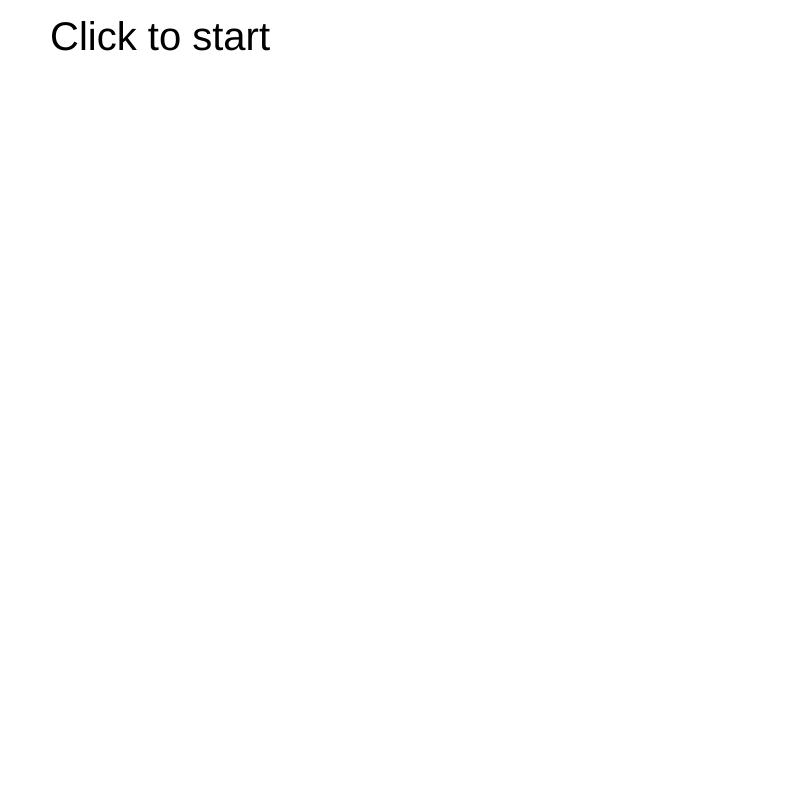
Frame 1 (no input)
Frame 60 (no input): identical to frame 1, image omitted
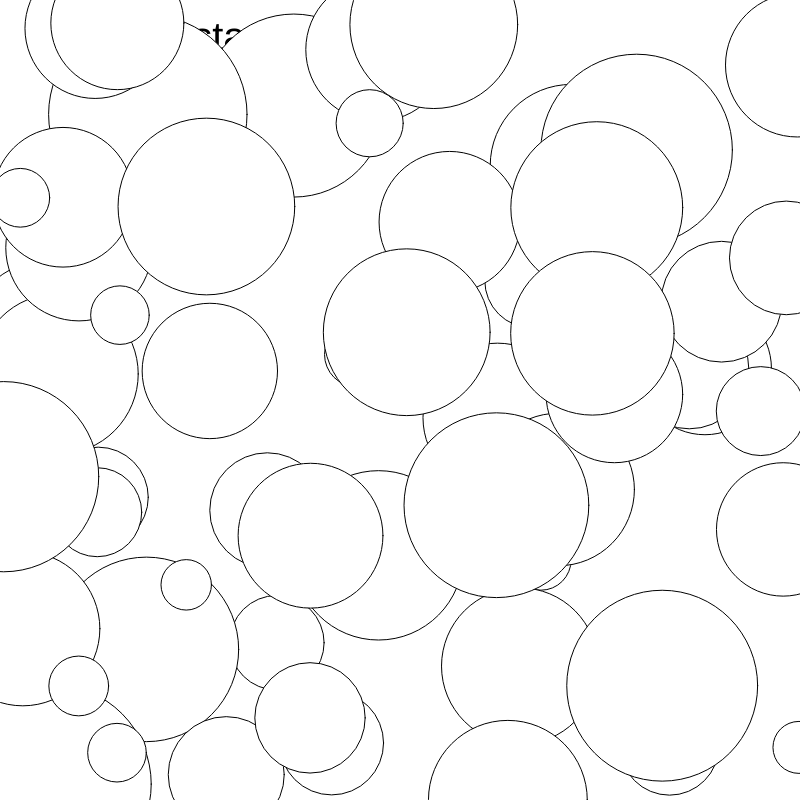
Frame 120 (the mouse pressed at the canvas centre since frame 60)

The p5.js sketch that drew these frames (run headless with seeded random() and noise() and a simulated clock; from frame 60 on, the mouse is pressed at the canvas centre):

// p5.js sketch
// ── sketch.js
let trees = [{name: "Oak", region: "Asia, North America"}, 
            {name: "Willow", region: "Swampy regions worldwide"}, 
            {name: "Ash", region: "North and Central America"},
            {name: "Cedar", region: "The Himalayas and Mediterranean"},
            {name: "Redwood", region: "Northern California"},
            {name: "Pine", region: "Boral climates worldwide"},
            {name: "Birch", region: "Northern regions of North America"},
            {name: "Walnut", region: "primarily in China, Iran, the United States, Turkey and Mexico"},
            {name: "Chestnut", region: "Temperate regions of the northern hemisphere"},
            {name: "Joshua", region: "Joshua Tree California and the nearby deserts in the American south-west"}];

let randomIndex;
let animating = false;
//let counter = 0;

function setup() {
  createCanvas(800, 800);
  //background(200);
  textSize(40);
  text("Click to start", 50, 50)

//  setTimeout(changeBackground, 1000);
}

function draw() {
  if(animating == true) {
    ellipse(random(width), random(height), random(50, 200));
    
  }
}

// function changeBackground() {
//  if(counter <= 5) {
//    counter++;
//    console.log(counter);
//  background(random(255), random(255), random(255));
//  setTimeout(changeBackground, 1000);
// } else{
// }
// }

function randomizer() {
  animating = false;
  if(trees[0]) {
  background(random(200,255));
  randomIndex = int(random(trees.length));
  console.log(trees.length)
  text(`${trees[randomIndex].name} trees
  grow in this region:

  ${trees[randomIndex].region}`, 50, 50);
  trees.splice(randomIndex, 1);
  } else {
  background(random(200,255));
    text("List is now Empty.", 50, 50)
  }
}

function mousePressed() {
  animating = true;
  setTimeout(randomizer, 2000);
  
}
